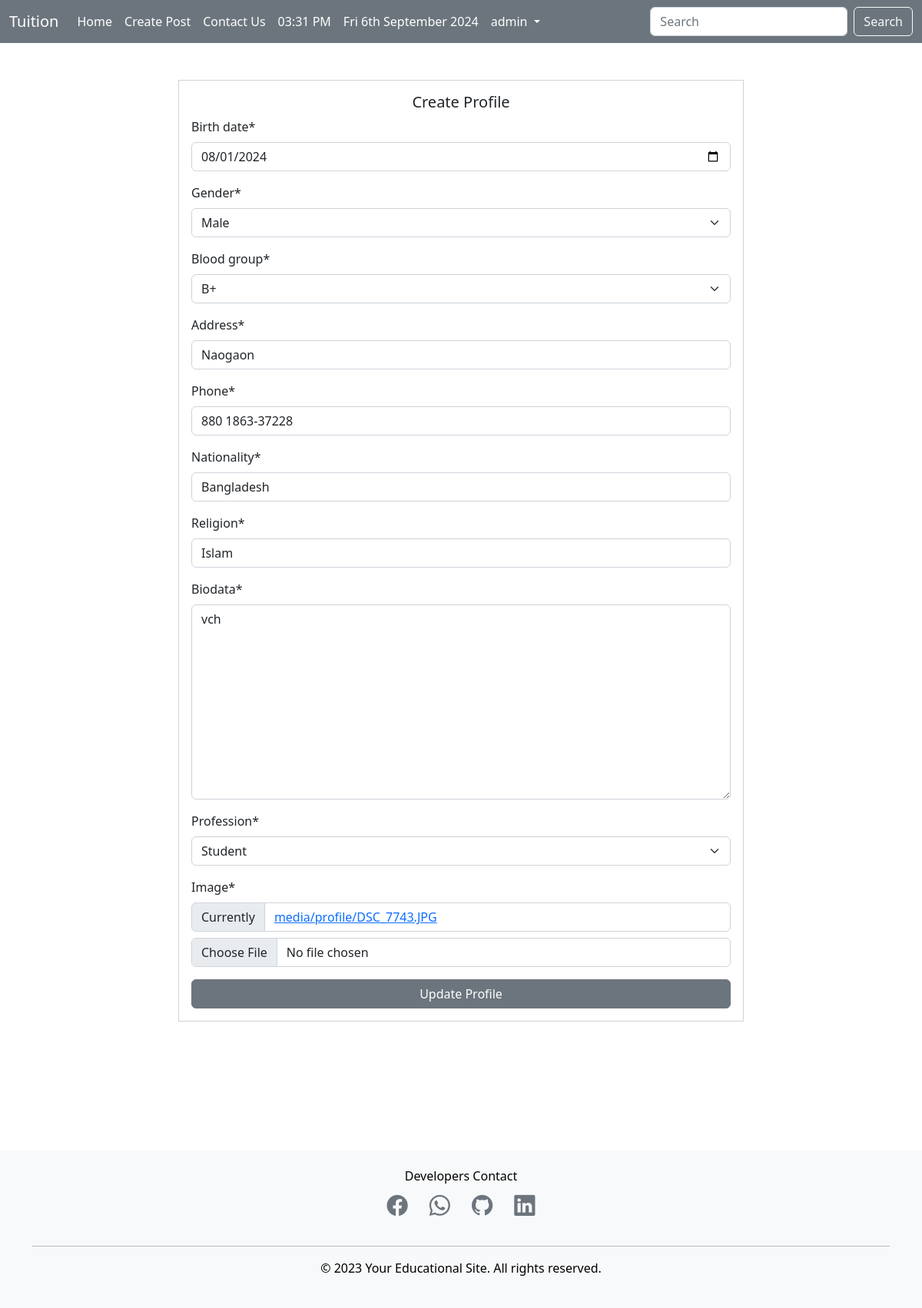
Page /profile/create/ (signed in) on the committed database.
### ProfileApp/models.py (models this page shows, shortened)
class UserProfile(models.Model):
    GENDER_CHOICES = (
        ('Male', 'Male'),
        ('Female', 'Female'),
    )
    BLOOD_GROUP_CHOICES = (
        ('A+', 'A+'),
        ('A-', 'A-'),
        ('B+', 'B+'),
        ('B-', 'B-'),
        ('O+', 'O+'),
        ('O-', 'O-'),
        ('AB+', 'AB+'),
        ('AB-', 'AB-'),
    )
    user = models.OneToOneField(User, on_delete=models.CASCADE)
    birth_date = models.DateField()
    gender = models.CharField(max_length=6, choices=GENDER_CHOICES)
    blood_group = models.CharField(max_length=3, choices=BLOOD_GROUP_CHOICES)
    address = models.CharField(max_length=100)
    phone = models.CharField(max_length=15)  # Changed to CharField for flexibility
    nationality = models.CharField(max_length=50)
    religion = models.CharField(max_length=40)
    biodata = models.TextField()
    profession = models.ForeignKey(Category, on_delete=models.CASCADE, related_name='categories')
    image = models.ImageField(upload_to='media/profile', default='default.jpg')
    created_at = models.DateTimeField(auto_now_add=True)

### ProfileApp/views.py (the view)
# urls.py: path('create/',CREATE_PROFILE,name='create'),
def CREATE_PROFILE(request):
    try:
        instance=UserProfile.objects.get(user=request.user)
    except UserProfile.DoesNotExist :
        instance=None
    if request.method=="POST":
        if instance:
            form=UserProfileForm(request.POST, request.FILES, instance=instance)
        else:
            form=UserProfileForm(request.POST, request.FILES)
        if form.is_valid():
            obj=form.save(commit=False)
            obj.user=request.user
            obj.save()
            messages.success(request,'successfully Updated your profile')
            return redirect('view')
    else:
        form=UserProfileForm(instance=instance)
    return render(request, 'profile/profile.html',{'form':form})

### ProfileApp/forms.py
class UserProfileForm(forms.ModelForm):
    birth_date=forms.DateField(widget=forms.TextInput(attrs={'type':'date'}))
    class Meta:
        model=UserProfile
        exclude=('user',)

### Post/models.py (called while the page is built)
    def __str__(self):
        return self.name

### Template/Profile/profile.html (shortened to what this page needs)
{% extends 'basic.html'%}
{% block body %}
<div class="container mt-5 mb-5">
    <div class="row justify-content-center">
      <div class="col-lg-8 col-md-6">
        <div class="card">
          <div class="card-body">
            <h5 class="card-title text-center">Create Profile</h5>
            <form method="POST" enctype="multipart/form-data">
                {% load crispy_forms_tags %}
                {{form | crispy}}
              <div class="d-grid">
                  <button type="submit" class="btn btn-secondary">Update Profile</button>
              </div>
             </form>
          </div>
        </div>
      </div>
    </div>
  </div>
  <br><br><br><br><br>
{% endblock body %}

### Template/basic.html (shortened to what this page needs)
<!doctype html>
<html lang="en">
<head>
  <link href="https://cdn.jsdelivr.net/npm/bootstrap-icons/font/bootstrap-icons.css" rel="stylesheet">
  <link href="https://cdn.jsdelivr.net/npm/bootstrap@5.2.1/dist/css/bootstrap.min.css" rel="stylesheet"
>
    {% load static %}
    {% load notifications_tags %}
</head>
<body>
  <header>
    <div class="bg-secondary text-white">
      <nav class="navbar navbar-expand-lg bg-body-dark">
        <div class="container-fluid">
          <a class="navbar-brand text-white" href="{% url 'post_list' %}">Tuition</a>
          <div class="collapse navbar-collapse" id="navbarSupportedContent">
            <ul class="navbar-nav me-auto mb-2 mb-lg-0">
              <li class="nav-item">
                <a class="nav-link text-white active" aria-current="page" href="{% url 'post_list' %}">Home</a>
              </li>
              <li class="nav-item">
                <a class="nav-link text-white active" aria-current="page" href="{% url 'post_create' %}">Create Post</a>
              </li>
              <li class="nav-item">
                <a class="nav-link text-white active" aria-current="page" href="{% url 'contact' %}">Contact Us</a>
              </li>
                {% notifications_unread as unread_count %}
              <li class="nav-item">
                <a class="nav-link text-white active" aria-current="page" href="">{% now "h:i A" %}</a>
              </li>
              <li class="nav-item">
                <a class="nav-link text-white active" aria-current="page" href="">{% now "D jS F Y" %}</a>
              </li>
              {% if user.is_authenticated %}
                <li class="nav-item dropdown">
                  <a class="nav-link text-white dropdown-toggle" href="#" role="button" data-bs-toggle="dropdown" aria-expanded="false">
                    {{ user.username }}
                  </a>
                </li>
              {% else %}
                <li class="nav-item">
                  <a class="nav-link text-white active" aria-current="page" href="{% url 'login' %}">Login</a>
                </li>
              {% endif %}
            </ul>
            <form class="d-flex" role="search" method="POST" action="{% url 'search' %}">
              <input class="form-control me-2" type="search" name="search" placeholder="Search" aria-label="Search" style="color: #000; background-color: #fff;">
              <button class="btn btn-outline-light" type="submit">Search</button>
            </form>
          </div>
        </div>
      </nav>
    </div>
  </header>
  <main>
    {% block body %}
    {% endblock %}
  </main>
    <footer class="footer bg-light text-black py-4">
      <div class="container">
        <div class="row justify-content-center">
          <div class="col-md-6">
            <h6 class="text-center mb-2">Developers Contact</h6>
            <ul class="list-inline d-flex justify-content-center" style="gap: 20px;">
              <li class="list-inline-item">
                <a href="https://www.facebook.com/Ruhulaminarafat82/" class="text-secondary">
                  <i class="bi bi-facebook" style="font-size: 1.7rem;"></i>
                </a>
              </li>
              <li class="list-inline-item">
                <a href="https://wa.me/8801863372282" class="text-secondary">
                  <i class="bi bi-whatsapp" style="font-size: 1.7rem;"></i>
                </a>
              </li>
              <li class="list-inline-item">
                <a href="https://github.com/mdruhulamin5347" class="text-secondary">
                  <i class="bi bi-github" style="font-size: 1.7rem;"></i>
                </a>
              </li>
              <li class="list-inline-item">
                <a href="https://www.linkedin.com/in/md-ruhul-amin93/" class="text-secondary">
                  <i class="bi bi-linkedin" style="font-size: 1.7rem;"></i>
                </a>
              </li>
            </ul>
          </div>
        </div>
        <hr class="bg-black">
        <div class="row">
          <div class="col-md-12 text-center">
            <p>&copy; 2023 Your Educational Site. All rights reserved.</p>
          </div>
        </div>
      </div>
    </footer>
</body>
</html>

### Template/basic.html (style rules this page uses)
.card { border-radius: 0px; }

### rows in the picture
UserProfile: birth_date "08/01/2024", gender "Male", blood_group "B+", address "Naogaon", phone "880 1863-37228", nationality "Bangladesh", religion "Islam", biodata "vch", profession "Student"

### other values in the picture
{{ user.username }} "admin"
